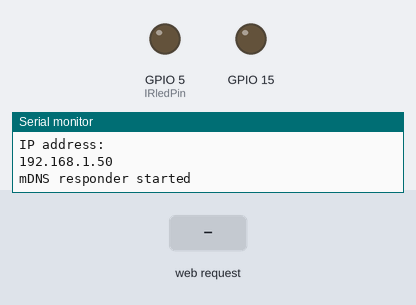
The sketch below on a simulated ESP8266 (NodeMCU). On the bench: output pins drawn as LEDs (lit = HIGH), the last lines printed to the serial monitor. Inputs (shaded band) come from the test bench. WiFi joins after 1.5 s; servers stay silent unless stated; storage starts empty.

Above: at 2.7 s.
2.8 s: HTTP request GET /NEWNAME received
At 2.87 s:
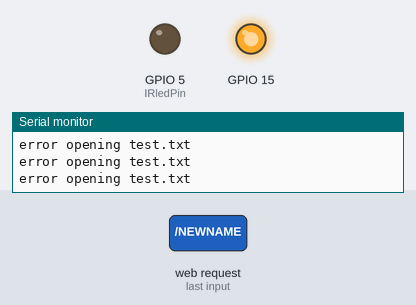
4.4 s: HTTP request GET /NEWBUTTON received
At 5.6 s:
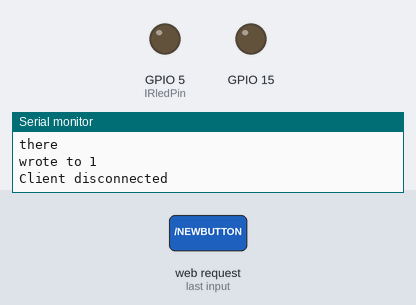
Timing chart, 0 to 7.4 s (numbered marks = the images above; inputs shaded):
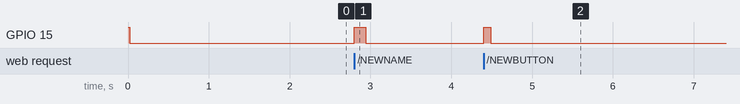

The sketch:

ESPHandle3_1.ino
```cpp
#include <SPI.h>
#include <SD.h>
#include <ESP8266WiFi.h>
#include <ESP8266mDNS.h>

File myFile;
int tempIncomingInt;
byte finalValArray[99];
int IRledPin = 5;
char rxByte = 0;


//wifi
const char wifissid[] = "VaporTrails";
const char wifipsk[] = "-------------";
byte reqCounter = 0;
String req = "";
char incomingChar;
String sendRequest = "Code1";
bool newButtonInitiated = false;
String Stringbuf1 = "";

WiFiServer server(80);
//======================================================================================

void connectWiFi() {
  Serial.println();
  Serial.println("Connecting to: " + String(wifissid));
  WiFi.mode(WIFI_STA);

  WiFi.begin(wifissid, wifipsk);

  while (WiFi.status() != WL_CONNECTED) {

    delay(100);
  }
  Serial.println("WiFi Connected");
  Serial.println("IP address: ");
  Serial.println(WiFi.localIP());

}

//======================================================================================
void setupMDNS()
{
  //Call mdns to setup mdns to pint to domain.local
  if (!MDNS.begin("thing"))
  {
    Serial.println("Error setting up MDNS responder!");
    while (1) {
      delay(1000);
    }
  }
  Serial.println("mDNS responder started");
}

void initHardWare()
{
  Serial.begin(115200);
}

//======================================================================================

void sender(String str, String location) {
  Serial.println("does this work");


  digitalWrite(15, HIGH);
  delay(10);


  bool fileValid = false;
  int counter = 1;
  while (fileValid == false) {
    if ( location != "CODE.TXT" ) {
      fileValid = true;
      Serial.println("does this work1");
      break;
    }

    if (SD.exists("CODE.TXT")) {
      SD.remove("CODE.TXT");
    }
    else {
      fileValid = true;
    }
  }

  fileValid = false;
  Serial.println("does this work2");
  myFile = SD.open(location, FILE_WRITE);
  Serial.println("does this work3");
  while (fileValid == false) {
    if (myFile) {

      Serial.println("there");


      myFile.print(str);


      fileValid = true;


      myFile.close();
    }
    else {
      counter ++;
      myFile.close();
      SD.remove(location);
      myFile = SD.open(location, FILE_WRITE);
    }

    if (counter > 9) {
      fileValid = true;
      Serial.println("fail after 10 attempts");
      myFile.close();
    }

  }
  delay(10);
}


//======================================================================================


void setup()
{
  Serial.begin(115200);
  pinMode(15, OUTPUT);

  digitalWrite(15, HIGH);
  if (!SD.begin(4)) {
    Serial.println("initialization failed!");
    return;
  }
  digitalWrite(15, LOW);

  pinMode(IRledPin, OUTPUT);


  initHardWare();
  connectWiFi();
  server.begin();
  setupMDNS();


}
//======================================================================================

String requestDecoder(String request) {
  request.replace("GET /NEWNAME" , "");
  request.replace(" HTTP/1.1" , "");
  return request;
}
//======================================================================================

String memLocationReader(String location) {
  //download unnamed code into memory
  digitalWrite(15,HIGH);
  String finalString = "";
  char incomingChar = ' ';
  bool hasread = false;
  bool failed = false;
  byte attemptcounter = 0;

  while (hasread == false) {

    myFile = SD.open(location);
    if (myFile) {
      Serial.println("myFile");
      // read from the file until there's nothing else in it:
      while (myFile.available()) {
        Serial.println("available");
        incomingChar = myFile.read();
        Serial.println(incomingChar);
        failed = false;
        if ( !((int)incomingChar >= 0)) {
          Serial.println("broken");
          failed = true;
          break;
        }

        finalString += incomingChar;

      }

      // close the file:
      if (failed == false) {
        hasread = true;
      }
      myFile.close();
    } else {
      // if the file didn't open, print an error:
      Serial.println("error opening test.txt");
      myFile.close();
      attemptcounter++;
    }
    if (attemptcounter > 10) {
      Serial.println("failed to read from Code.txt 10 times");
      hasread = true;
    }
  }
  Serial.println(finalString);
  return finalString;

}
//======================================================================================

void loop()
{
  WiFiClient client = server.available();
  if (!client) {
    return;
  }

  //Read the first line of the req.
  String req = client.readStringUntil('\r');
  Serial.println(req);
  client.flush();

  if (req.indexOf("NEWBUTTON") > 0 || newButtonInitiated == true) {


    newButtonInitiated = true;
    digitalWrite(15, HIGH);

    delay(50);
    if (SD.exists("NAME.TXT") ) {
      Serial.println("have all 3 codes, time for average");
      sendRequest = "Code3";
      newButtonInitiated = false;
    }
    else if ( SD.exists("NEW2.TXT") ) {

      sender("NEW3.TXT", "CODE.TXT");
      Serial.println("wrote to 3");
      sendRequest = "Code2";

    }

    else if ( SD.exists("NEW1.TXT") ) {
      sender("NEW2.TXT" , "CODE.TXT");
      Serial.println("wrote to 2");
      sendRequest = "Code1";
    }
    else if (sendRequest != "Code2"){
      sender("NEW1.TXT" , "CODE.TXT");
      Serial.println("wrote to 1");
      sendRequest = "Code0";
    }
    digitalWrite(15, LOW);
  }

  if (req.indexOf("NEWNAME") > 0) {

    digitalWrite(15, HIGH);
    Serial.println("BigBigMoney");
    delay(50);
    sender(memLocationReader("NAME.TXT"), requestDecoder(req));
    SD.remove("NAME.TXT");
    Serial.println("it works");
    sendRequest = "Code0";
    newButtonInitiated = false;

    digitalWrite(15, LOW);
  }


  String s = "HTTP/1.1 200 OK\r\n";
  s += "Content Type: text/html\r\n\r\n";
  s += "<!DOCTYPE HTML>\r\n<html>\r\n";
  s += sendRequest;

  s += "</html>\n";
  //send response to the client
  client.print(s);
  delay(1);
  Serial.println("Client disconnected");


}


//======================================================================================

void IRSender(String str) {
  digitalWrite(15, HIGH);
  myFile = SD.open(str);

  if (myFile) {
    int counter = 0;
    if ( !myFile.available() ) {
      Serial.println("#version is empty");
      str.replace("#", "");
      IRSender(str);
      return;
    }
    while ( myFile.available() ) {
      char incomingInt = 'A';
      incomingInt = myFile.read();
      Serial.println(incomingInt);

      if ( !(incomingInt == ',') && !(incomingInt == '@') ) {
        //checks for commas and end of string int (@)
        Serial.println("comma");

        if ( !((int)incomingInt >= 48) || !((int)incomingInt <= 57 )) {
          //Checks for incoming int to be between and to be less than 9
          Serial.println("wrong");

          if ( str.indexOf('#') >= 0 ) {
            //Checks if it is reading from the # file
            str.replace("#", "");
            Serial.println("# version doesn't work, trying original");
            IRSender(str);
            return;
          }
          else {
            Serial.println("error in original file");
          }
        }
      }


      if ( incomingInt == ',' || incomingInt == '@' ) {
        finalValArray[counter] = (byte)(tempIncomingInt);
        tempIncomingInt = 0;
        counter++;
      }

      else if (incomingInt == ' ') {
        continue;
      }

      else {
        tempIncomingInt = (tempIncomingInt * 10) + (incomingInt - 0x30);
      }

    }

    for (int i = 0; i < counter; i++) {

      if ( finalValArray[i] > 70 ) {
        str.replace("#", "");
        Serial.println("# version doesn't work, too long of a pulse inside");
        IRSender(str);
        return;
      }
      myFile.close();
      digitalWrite(15, LOW);
      Serial.println(finalValArray[i]);

      if (1 > finalValArray[i]) {
        break;
      }

      if (i % 2 == 0) {
        pulseIR(finalValArray[i] * 100);
      }

      else {
        delayMicroseconds(finalValArray[i] * 100);
      }

    }
    Serial.println("sent");


  }
}
//======================================================================================

void pulseIR(long microsecs) {

  cli();

  while (microsecs > 0) {
    digitalWrite(IRledPin, HIGH);
    delayMicroseconds(10);
    digitalWrite(IRledPin, LOW);
    delayMicroseconds(10);

    microsecs -= 26;
  }

  sei();
}
```

Measured:
- after the input at 2.8 s, GPIO 15: LOW → HIGH at once, → LOW 0.14 s later
- after the input at 4.4 s, GPIO 15: LOW → HIGH at once, → LOW 0.09 s later
